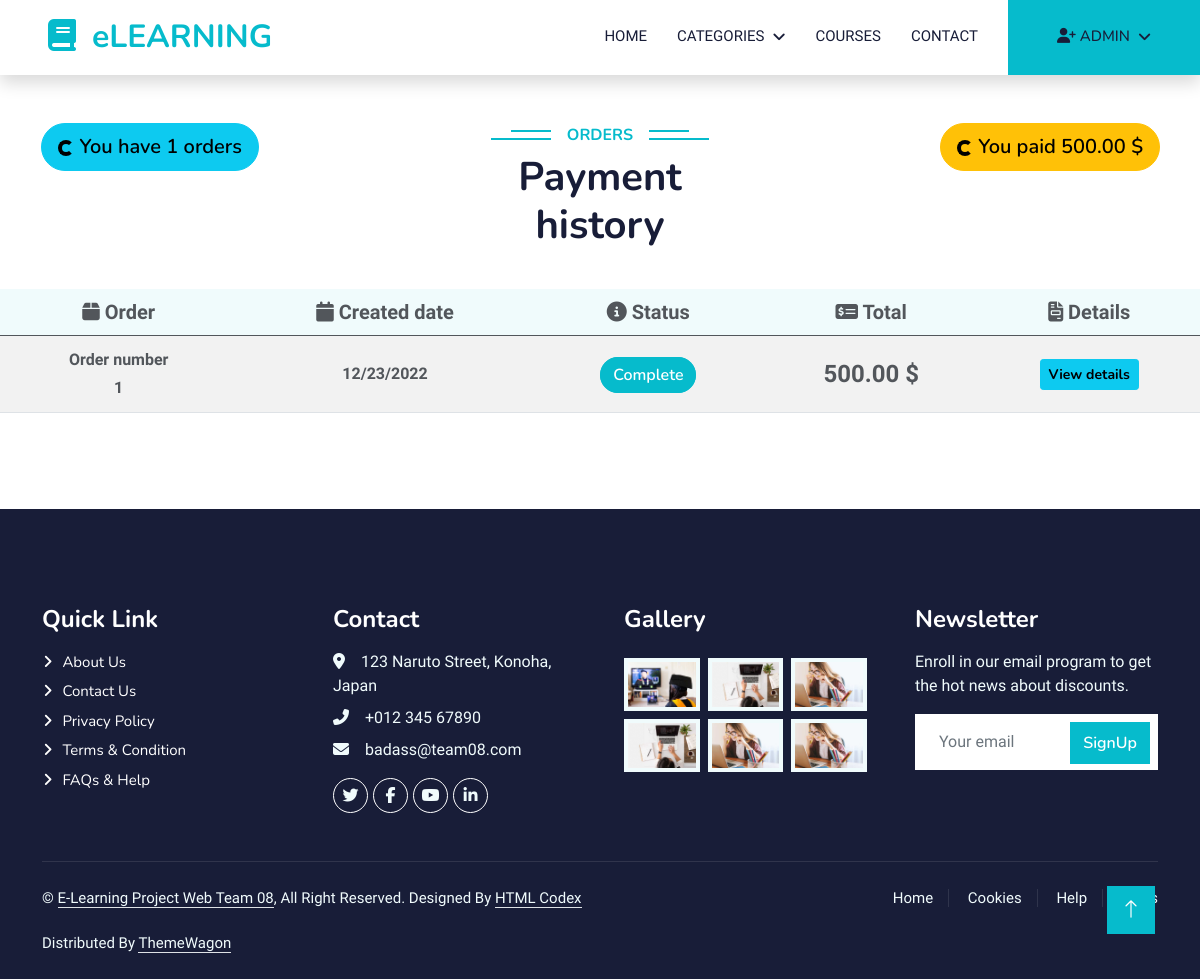
Screenshot of /order/payment_history/ (signed in) with the database file from the repository.
### account/models.py (models this page shows, shortened)
class Account(AbstractBaseUser):
    first_name = models.CharField(max_length=255)
    last_name = models.CharField(max_length=255)
    username = models.CharField(max_length=50, unique=True)
    email = models.EmailField(unique=True)
    phone = models.CharField(max_length=255)
    birth_date = models.DateField(null=True, blank=True)
    subscription_expired = models.DateField(null=True, blank=True)
    image = ResizedImageField(
        upload_to="account/profile_pics/", null=True, blank=True, quality=100, default='account/profile_pics/doras.png')
    is_admin = models.BooleanField(default=False)
    is_active = models.BooleanField(default=False)
    is_staff = models.BooleanField(default=False)
    is_superadmin = models.BooleanField(default=False)
    USERNAME_FIELD = 'username'
    REQUIRED_FIELDS = ['email', 'first_name', 'last_name']
    objects = MyAccountManager()
    def full_name(self):
        return self.first_name + " " + self.last_name

### order/models.py (models this page shows, shortened)
class Order(models.Model):
    PAYMENT_STATUS_PENDING = 'P'
    PAYMENT_STATUS_COMPLETE = 'C'
    PAYMENT_STATUS_FAILED = 'F'
    PAYMENT_STATUS_CHOICES = [
        (PAYMENT_STATUS_PENDING, 'Pending'),
        (PAYMENT_STATUS_COMPLETE, 'Complete'),
        (PAYMENT_STATUS_FAILED, 'Failed')
    ]
    placed_at = models.DateTimeField(auto_now_add=True)
    total = models.DecimalField(max_digits=8, decimal_places=2,
                                validators=[MinValueValidator(0)], blank=True, null=True)
    payment_status = models.CharField(
        max_length=1, choices=PAYMENT_STATUS_CHOICES, default=PAYMENT_STATUS_PENDING)
    user = models.ForeignKey(Account, on_delete=models.CASCADE)
    def get_payment_status(self):
        return self.get_payment_status_display()
    def get_order_details(self):
        return self.orderdetail_set.all()

### order/views.py (the view)
# urls.py: path('payment_history/', views.payment_history, name='payment_history'),
@login_required
def payment_history(request, total_paid=0):
    orders = Order.objects.filter(user=request.user)
    for order in orders:
        total_paid += order.total
    context = {
        'orders': orders,
        'total_paid': total_paid
    }
    return render(request, 'order/payment_history.html', context=context)

### course/context_processors.py (called while the page is built)
def menu_links(request):
    links = Category.objects.all()
    return dict(links=links)

### templates/order/payment_history.html (shortened to what this page needs)
{% extends 'base.html' %} {% load static %} {% block content %}
<div class="container-fluid py-5">
  <div
    class="text-center wow fadeInUp row justify-content-between"
    data-wow-delay="0.1s"
  >
    <div class="col-md-3">
      <button class="btn btn-info btn-lg rounded-pill">
        <span class="spinner-border spinner-border-sm"></span>
        You have {{orders.count}} orders
      </button>
    </div>
    <div class="col-md-3">
      <h6 class="section-title bg-white text-center text-primary px-3">
        Orders
      </h6>
      <h1 class="mb-4">Payment history</h1>
    </div>
    <div class="col-md-3">
      <button class="btn btn-warning btn-lg rounded-pill">
        <span class="spinner-border spinner-border-sm"></span>
        You paid {{total_paid}} $
      </button>
    </div>
    <table
      class="table table-striped table-responsive align-middle mb-0 bg-white mt-3"
    >
      <thead class="bg-light text-center fs-5">
        <tr>
          <th><i class="fa-solid fa-box"></i> Order</th>
          <th><i class="fa-solid fa-calendar"></i> Created date</th>
          <th><i class="fa-solid fa-circle-info"></i> Status</th>
          <th><i class="fa-solid fa-money-check-dollar"></i> Total</th>
          <th><i class="fa-sharp fa-solid fa-file-invoice"></i> Details</th>
        </tr>
      </thead>
      <tbody class="text-center">
        {% for order in orders %}
        <tr>
          <td>
            <p class="fw-bold m-1">Order number</p>
            <p class="fw-bold m-1">{{forloop.counter}}</p>
          </td>
          <td>
            <p class="fw-semi-bold m-1 fw-5">
              {{order.placed_at|date:"SHORT_DATE_FORMAT"}}
            </p>
          </td>
          <td>
            <span
              class="btn {% if order.get_payment_status == 'Complete' %} btn-primary {% elif order.get_payment_status == 'Pending' %} btn-warning {% else %} btn-danger {% endif %} rounded-pill d-inline m-1"
              >{{order.get_payment_status}}</span
            >
          </td>
          <td class="fw-semi-bold fs-4">{{order.total}} $</td>
          <td>
            <button
              type="button"
              class="btn btn-info btn-rounded btn-sm fw-bold"
              data-mdb-ripple-color="dark"
              data-bs-toggle="modal"
              data-bs-target="#mymodal{{order.id}}"
            >
              View details
            </button>
          </td>
        </tr>
        {% endfor %}
      </tbody>
    </table>
  </div>
</div>
{% endblock content %}

### templates/includes/navbar.html (shortened to what this page needs)
{% load static %}
<nav
  class="navbar navbar-expand-lg bg-white navbar-light shadow sticky-top p-0"
>
  <a
    href="{% url 'home' %}"
    class="navbar-brand d-flex align-items-center px-4 px-lg-5"
  >
    <h2 class="m-0 text-primary"><i class="fa fa-book me-3"></i>eLEARNING</h2>
  </a>
  <div class="collapse navbar-collapse" id="navbarCollapse">
    <div class="navbar-nav ms-auto p-4 p-lg-0 text-center">
      <a
        href="{% url 'home' %}"
        class="nav-item nav-link {% if request.resolver_match.url_name == 'home' %} active {% endif %}"
        >Home</a
      >
      <div class="nav-item dropdown">
        <a href="#" class="nav-link dropdown-toggle" data-bs-toggle="dropdown"
          >Categories</a
        >
      </div>
      <a
        href="{% url 'course' %}"
        class="nav-item nav-link {% if request.resolver_match.url_name == 'course' %} active {% endif %}"
        >Courses</a
      >
      <a href="contact.html" class="nav-item nav-link">Contact</a>
      {% if user.is_authenticated %}
      <div class="nav-item dropdown">
        <a
          href="#"
          class="nav-link dropdown-toggle btn btn-primary py-4 px-lg-5 d-lg-block me-0"
          data-bs-toggle="dropdown"
          ><i class="fa-solid fa-user-plus"></i> {{user.first_name}}</a
        >
      </div>
      {% else %}
      <a
        href="{% url 'signup' %}"
        class="nav-link btn btn-primary py-4 px-lg-5 d-lg-block me-0"
        >Join Now<i class="fa fa-arrow-right ms-3"></i
      ></a>
      {% endif %}
    </div>
  </div>
</nav>

### static/general/css/style.css (style rules this page uses)
:root { --primary: #06bbcc; --light: #f0fbfc; --dark: #181d38; }
a { color: white; }
.fw-semi-bold { font-weight: 700 !important; }
.btn { font-family: "Nunito", sans-serif; font-weight: 600; transition: 0.5s; }
.btn.btn-primary, .btn.btn-secondary { color: #ffffff; }
.navbar .dropdown-toggle::after { border: none; content: "\f107"; font-family: "Font Awesome 5 Free"; font-weight: 900; vertical-align: middle; margin-left: 8px; }
.navbar-light .navbar-nav .nav-link { margin-right: 30px; padding: 25px 0; color: #ffffff; font-size: 15px; text-transform: uppercase; outline: none; }
.navbar-light .navbar-brand, .navbar-light a.btn { height: 75px; }
.navbar-light .navbar-nav .nav-link { color: var(--dark); font-weight: 500; }
.navbar-light.sticky-top { top: -100px; transition: 0.5s; }
.section-title { position: relative; display: inline-block; text-transform: uppercase; }
.section-title::before { position: absolute; content: ""; width: calc(100% + 80px); height: 2px; top: 4px; left: -40px; background: var(--primary); z-index: -1; }
.section-title::after { position: absolute; content: ""; width: calc(100% + 120px); height: 2px; bottom: 5px; left: -60px; background: var(--primary); z-index: -1; }

### rows the page displays
Account: first_name "ADMIN"
Order: placed_at "12/23/2022", get_payment_status "Complete", total "500.00"

### other values shown
{{ orders.count }} "1"
{{ total_paid }} "500.00"
